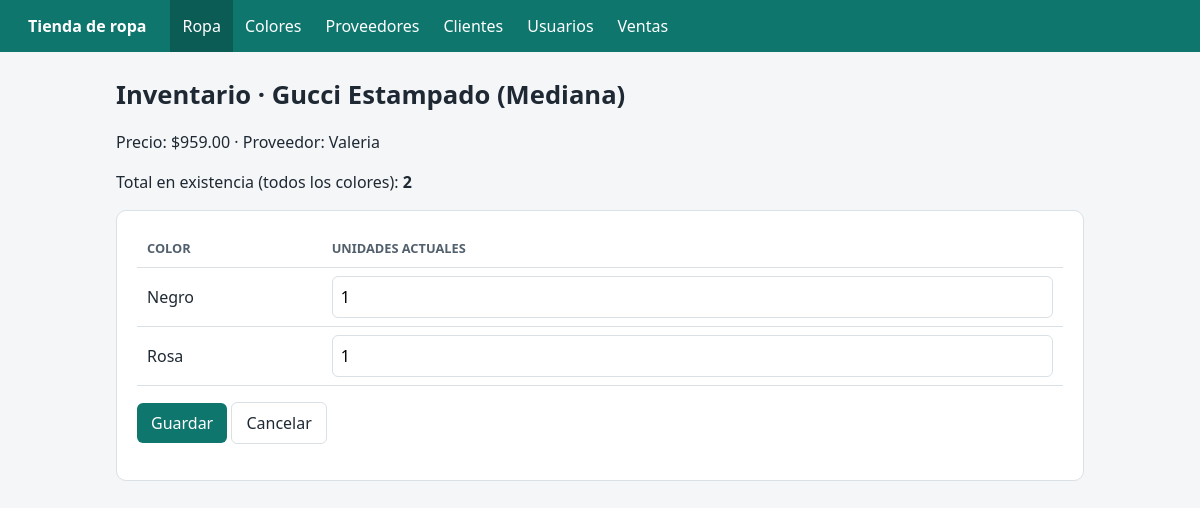
Page /ropa/1/inventario/ on the committed database.
### tienda/models.py (models this page shows, shortened)
class Ropa(models.Model):
    class Tipo(models.TextChoices):
        PLAYERA = "PLAYERA", "Playera"
        CAMISA = "CAMISA", "Camisa"
        PANTALON = "PANTALON", "Pantalón"
        SHORT = "SHORT", "Short"
        VESTIDO = "VESTIDO", "Vestido"
        FALDA = "FALDA", "Falda"
        SUDADERA = "SUDADERA", "Sudadera"
        CHAMARRA = "CHAMARRA", "Chamarra"
        OTRO = "OTRO", "Otro"
    class Talla(models.TextChoices):
        UNITALLA = "U", "Unitalla"
        CH = "CH", "Chica"
        M = "M", "Mediana"
        G = "G", "Grande"
        XG = "XG", "Extra grande"
    modelo = models.CharField("modelo", max_length=50)
    descripcion = models.CharField(
        "descripción", max_length=200, blank=True, default="",
    )
    tipo = models.CharField(
        "tipo", max_length=10, choices=Tipo.choices, default=Tipo.OTRO,
    )
    marca = models.CharField("marca", max_length=50)
    precio = models.DecimalField(
        "precio", max_digits=8, decimal_places=2,
        validators=[MinValueValidator(Decimal("0.01"))],
    )
    talla = models.CharField(
        "talla", max_length=2, choices=Talla.choices, default=Talla.UNITALLA,
    )
    proveedor = models.ForeignKey(
        Proveedor, on_delete=models.PROTECT, related_name="prendas",
    )
    colores = models.ManyToManyField(
        Color, through="Inventario", related_name="prendas",
    )
    class Meta:
        verbose_name = "prenda"
        verbose_name_plural = "ropa"
        ordering = ["marca", "modelo"]
        constraints = [
            models.UniqueConstraint(
                fields=["modelo", "marca", "talla"], name="ropa_modelo_marca_talla_uniq",
            ),
        ]
    def __str__(self):
        return f"{self.marca} {self.modelo} ({self.get_talla_display()})"

class Proveedor(models.Model):
    nombre = models.CharField(
        "nombre", max_length=100, unique=True,
        help_text="Razón social o nombre comercial del proveedor.",
    )
    telefono = models.CharField(
        "teléfono", max_length=15, blank=True, default="",
    )
    correo = models.EmailField(
        "correo electrónico", max_length=254, blank=True, default="",
    )
    class Meta:
        verbose_name = "proveedor"
        verbose_name_plural = "proveedores"
        ordering = ["nombre"]
    def __str__(self):
        return self.nombre

class Inventario(models.Model):
    ropa = models.ForeignKey(Ropa, on_delete=models.CASCADE, related_name="inventarios")
    color = models.ForeignKey(Color, on_delete=models.PROTECT, related_name="inventarios")
    unidades = models.PositiveIntegerField("unidades", default=0)
    class Meta:
        verbose_name = "inventario"
        verbose_name_plural = "inventarios"
        constraints = [
            models.UniqueConstraint(
                fields=["ropa", "color"], name="inventario_ropa_color_uniq",
            ),
        ]

class Color(models.Model):
    descripcion = models.CharField(
        "descripción", max_length=30, unique=True,
        help_text="Ej. Negro, Blanco, Azul.",
    )
    class Meta:
        verbose_name = "color"
        verbose_name_plural = "colores"
        ordering = ["descripcion"]
    def __str__(self):
        return self.descripcion

### tienda/views.py (the view, shortened to what this page needs)
# urls.py: path("<slug:slug>/<int:pk>/inventario/", views.InventarioView.as_view(), name="inventario"),
class InventarioView(ModuloMixin, DetailView):
    template_name = "tienda/inventario.html"
    def get_queryset(self):
        return Ropa.objects.prefetch_related("inventarios__color")
    def get_context_data(self, **kwargs):
        ctx = super().get_context_data(**kwargs)
        inventarios = self.object.inventarios.all()
        ctx["producto"] = self.object
        ctx["inventarios"] = inventarios
        ctx["total_existencias"] = inventarios.aggregate(
            total=Sum("unidades")
        )["total"] or 0
        return ctx

### tienda/views.py (called while the page is built)
    def dispatch(self, request, *args, **kwargs):
        self.slug = kwargs["slug"]
        self.cfg = MODULOS.get(self.slug)
        if self.cfg is None:
            raise Http404
        return super().dispatch(request, *args, **kwargs)

    def get_context_data(self, **kwargs):
        ctx = super().get_context_data(**kwargs)
        ctx.update(slug=self.slug, titulo=self.cfg["titulo"])
        return ctx

### tienda/templates/tienda/inventario.html (shortened to what this page needs)
{% extends "tienda/base.html" %}
{% block contenido %}
<h1>Inventario · {{ producto }}</h1>
<p>Precio: ${{ producto.precio }} · Proveedor: {{ producto.proveedor }}</p>
<p>Total en existencia (todos los colores): <strong>{{ total_existencias }}</strong></p>
<form method="post" class="card">
  {% if inventarios %}
  <div class="tabla">
    <table>
      <thead><tr><th>Color</th><th>Unidades actuales</th></tr></thead>
      <tbody>
      {% for inv in inventarios %}
        <tr>
          <td>{{ inv.color }}</td>
          <td><input type="number" min="0" name="unidades_{{ inv.pk }}" value="{{ inv.unidades }}"></td>
        </tr>
      {% endfor %}
      </tbody>
    </table>
  </div>
  <p><button class="btn">Guardar</button> <a class="btn sec" href="{% url 'lista' 'ropa' %}">Cancelar</a></p>
  {% else %}
  <p>Esta prenda todavía no tiene colores.
     <a href="{% url 'editar' 'ropa' producto.pk %}">Agrégalos aquí</a> en "Inventario por color".</p>
  <p><a class="btn sec" href="{% url 'lista' 'ropa' %}">Regresar</a></p>
  {% endif %}
</form>
{% endblock %}

### tienda/templates/tienda/base.html (shortened to what this page needs)
<!doctype html>
<html lang="es">
<head>
</head>
<body>
<nav>
  <a class="marca" href="{% url 'inicio' %}">Tienda de ropa</a>
  <a href="{% url 'lista' 'ropa' %}" {% if slug == 'ropa' %}class="on"{% endif %}>Ropa</a>
  <a href="{% url 'lista' 'colores' %}" {% if slug == 'colores' %}class="on"{% endif %}>Colores</a>
  <a href="{% url 'lista' 'proveedores' %}" {% if slug == 'proveedores' %}class="on"{% endif %}>Proveedores</a>
  <a href="{% url 'lista' 'clientes' %}" {% if slug == 'clientes' %}class="on"{% endif %}>Clientes</a>
  <a href="{% url 'lista' 'usuarios' %}">Usuarios</a>
  <a href="{% url 'lista' 'ventas' %}" {% if slug == 'ventas' %}class="on"{% endif %}>Ventas</a>
</nav>
<main>
{% block contenido %}{% endblock %}
</main>
</body>
</html>

### tienda/templates/tienda/base.html (style rules this page uses)
:root { --c:#0f766e;--bg:#f4f6f8;--t:#1f2933;--b:#d9e0e6 }
* { box-sizing:border-box }
body { margin:0;font:16px/1.5 system-ui,sans-serif;background:var(--bg);color:var(--t) }
nav { background:var(--c);display:flex;flex-wrap:wrap;padding:0 16px;align-items:center }
nav a { color:#fff;text-decoration:none;padding:14px 12px }
nav a:hover,nav a.on { background:rgba(0,0,0,.22) }
nav .marca { font-weight:700;margin-right:12px }
main { max-width:1000px;margin:24px auto;padding:0 16px }
.card { background:#fff;border:1px solid var(--b);border-radius:10px;padding:20px;margin-bottom:20px }
h1 { margin:0 0 16px;font-size:1.6rem }
.tabla { overflow-x:auto }
table { width:100%;border-collapse:collapse }
th,td { text-align:left;padding:8px 10px;border-bottom:1px solid var(--b) }
th { font-size:.8rem;text-transform:uppercase;color:#52606d }
input,select,textarea { width:100%;padding:8px;border:1px solid var(--b);border-radius:6px;font:inherit }
.btn { display:inline-block;background:var(--c);color:#fff;border:0;border-radius:6px;padding:8px 14px;text-decoration:none;cursor:pointer;font:inherit }
.btn.sec { background:#fff;color:var(--t);border:1px solid var(--b) }

### rows in the picture
Ropa: marca+modelo+talla "Gucci Estampado (Mediana)", precio "959.00", proveedor "Valeria"
Inventario: color "Negro", pk "1"
Inventario: color "Rosa", unidades "1"

### other values in the picture
{{ total_existencias }} "2"
